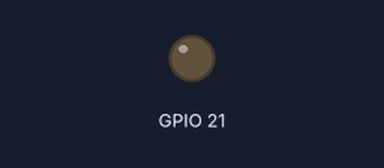
The program below on a simulated Raspberry Pi (BCM pin numbers). Parts: output pins drawn as LEDs (lit = HIGH). What the program prints to the terminal is not drawn. At 3.0 s the program stops and its outputs stay as they are.

Above: at 0.1 s.
Timing chart, 0 to 4.5 s (numbered marks = the images above):
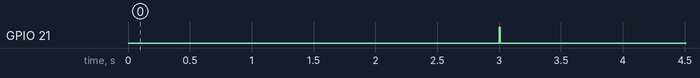

The program:

rising.py
```python
#!/usr/bin/python3

import RPi.GPIO as GPIO

import time

GPIO.setmode(GPIO.BCM)


GPIO.setup(21,GPIO.OUT,initial=GPIO.LOW)


print ("ready? rising coming in 3 seconds")

time.sleep(3)

GPIO.output(21,GPIO.HIGH)

time.sleep(0.01)

GPIO.output(21,GPIO.LOW)


GPIO.cleanup()
```

Measured:
- by itself, GPIO 21: LOW → HIGH at 3.0 s, → LOW 0.01 s later
